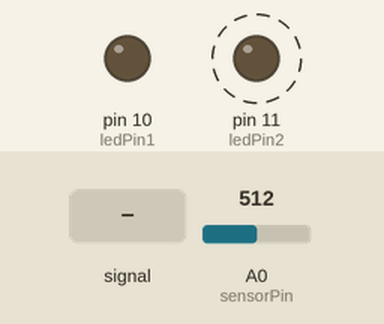
Simulated run of this sketch. Board: Arduino Uno, built with avr-gcc and run on an emulated ATmega328P. Parts: output pins drawn as LEDs (lit = HIGH). Dashed ring = blinking. The test bench sets the inputs (shaded band); at power-on: A0 (sensorPin) = 512.

Above: at 1.2 s.
1.3 s: A0 (sensorPin) set to 0
2.8 s: A0 (sensorPin) set to 122
At 3.4 s:
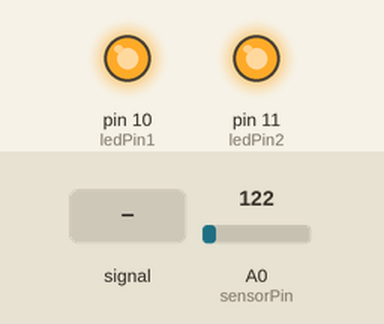
5.8 s: A0 (sensorPin) fed a 200 Hz sine of ±81 counts around its level
At 7.41 s:
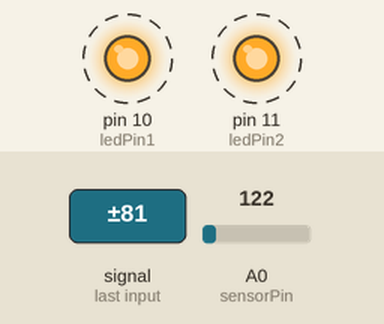
8.8 s: A0 (sensorPin) set to 1023
At 9.54 s:
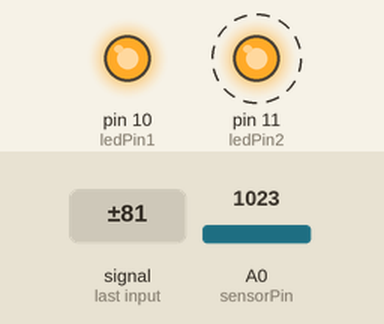
11.8 s: A0 (sensorPin) set to 900
Timing chart, 0 to 15.8 s (numbered marks = the images above; inputs shaded):
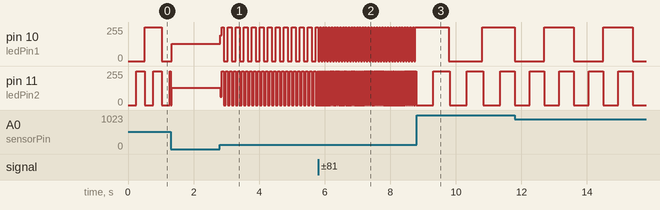

Measured:
- after the input at 2.8 s, pin 10 (ledPin1): 128/255 → 193/255 at once, then moves between 0/255 and 255/255, repeating every 0.73 s; pin 11 (ledPin2): 128/255 → 62/255 at once, then repeats every 0.12 s: 255/255 0.06 s, 0/255 0.06 s
- after the input at 5.8 s, pin 10 (ledPin1): alternates 255/255 for 0.04 s and 0/255 for 0.04 s, starting at once; pin 11 (ledPin2): alternates 255/255 for 0.02 s and 0/255 for 0.02 s, starting at once
- after the input at 8.8 s, pin 11 (ledPin2): alternates 255/255 for 0.51 s and 0/255 for 0.51 s, starting after 0.50 s

The sketch:

Lesson-8-part-2.ino
```cpp
/*
 * Lesson 8, Part 2: Multitasking
 *
 * Description:
 * This patch reads from one analog input to
 * control the blink rate of two different LEDs
 *
 * Components:
 * - LED: digital pin 10
 * - LED: digital pin 11
 * - Knob/sensor: analog pin 0
 */

// pins
int ledPin1 = 10;
int ledPin2 = 11;
int sensorPin = A0;

// led state storage
int ledState1 = LOW;
int ledState2 = LOW;

// sensor value storage
int sensorValue = 0;

// store the last time each task was completed
unsigned long previousMillis1 = 0;
unsigned long previousMillis2 = 0;

// task interval (milliseconds)
long interval1 = 0;
long interval2 = 0;

void setup() {
  // set the LED digital pins as output:
  pinMode(ledPin1, OUTPUT);
  pinMode(ledPin2, OUTPUT);
}

void loop() {
  // get elapsed time - you only need to get this once, even if you have multiple tasks
  unsigned long currentMillis = millis();

  // read the sensor for task 1
  sensorValue = analogRead(sensorPin);
  interval1 = long(sensorValue);
  interval2 = interval1*.5;

  // task 1: if elapsed time matches or surpasses the interval...
  if (currentMillis - previousMillis1 >= interval1) {
    // save the last time this matched the schedule
    previousMillis1 = currentMillis;

    // do task 1
    if (ledState1 == LOW) {
      ledState1 = HIGH;
    } else {
      ledState1 = LOW;
    }
    digitalWrite(ledPin1, ledState1);
    // task 1 complete

  } // done checking task 1 schedule

  // task 2: if elapsed time matches or surpasses the interval...
  if (currentMillis - previousMillis2 >= interval2) {
    // save the last time this matched the schedule
    previousMillis2 = currentMillis;

    // do task 2
    if (ledState2 == LOW) {
      ledState2 = HIGH;
    } else {
      ledState2 = LOW;
    }
    digitalWrite(ledPin2, ledState2);
    // task 2 complete

  } // done checking task 2 schedule

  // loop

}
```
